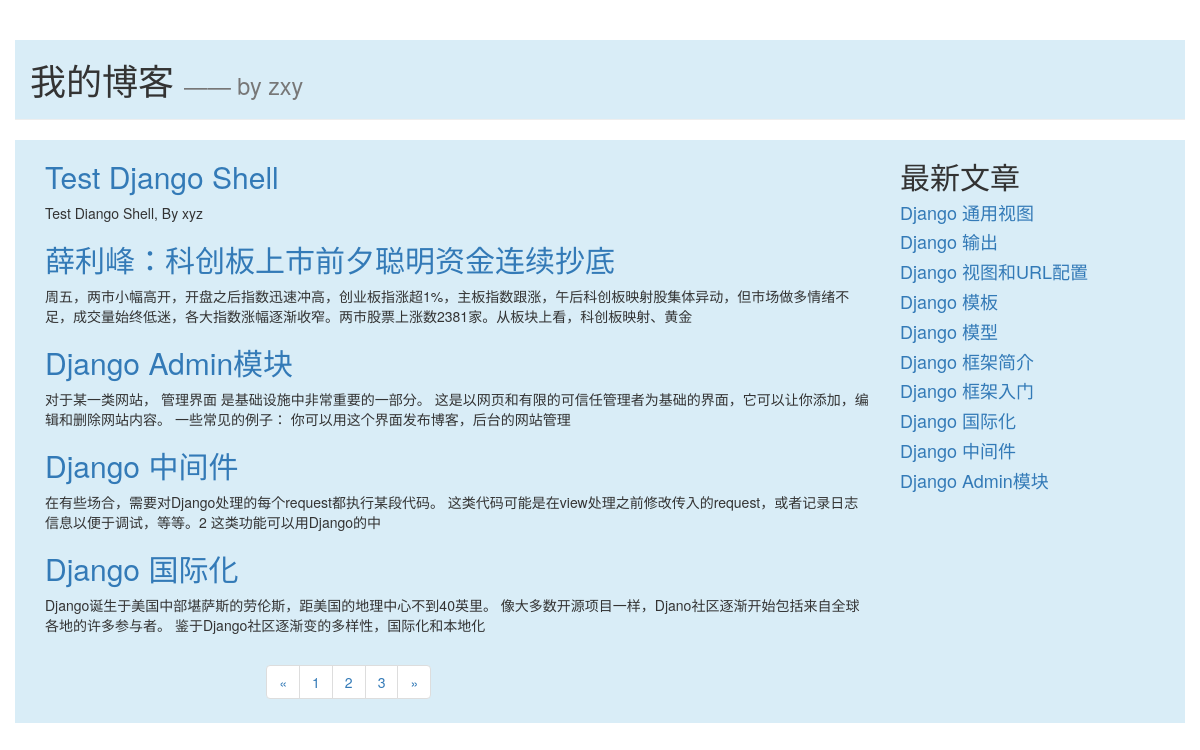
The page /blog/index/ on the database its author committed.
### blog/models.py (models this page shows, shortened)
class Article(models.Model):
    article_id = models.AutoField(primary_key=True)
    title = models.TextField()
    brief_content = models.TextField()
    content = models.TextField()
    publish_date = models.DateTimeField(auto_now=True)

### blog/views.py (the view)
# urls.py: path('index/', blog.views.get_index_page),
def get_index_page(request):
    page = request.GET.get('page')
    if page:
        page = int(page)
    else:
        page = 1
    all_article = Article.objects.all()
    top5_article_list = Article.objects.order_by('-publish_date')[:10]
    paginator = Paginator(all_article, 5)
    page_num = paginator.num_pages
    print('page_num:', page_num)
    page_article_list = paginator.page(page)
    if page_article_list.has_next():
        next_page = page + 1
    else:
        next_page = page
    if page_article_list.has_previous():
        previous_page = page - 1
    else:
        previous_page = page
    return render(request, 'blog/index.html', {
        'article_list': page_article_list,
        'page_num': range(1, page_num + 1),
        'curr_page': page,
        'next_page': next_page,
        'previous_page': previous_page,
        'top5_article_list': top5_article_list
    })

### blog/templates/blog/index.html (shortened to what this page needs)
<!DOCTYPE html>
<html lang="en">
<head>
    <link rel="stylesheet" href="https://cdn.jsdelivr.net/npm/bootstrap@3.3.7/dist/css/bootstrap.min.css"
>
</head>
<body>
<div class="container page-header bg-info">
    <h1>我的博客
        <small>—— by zxy</small>
    </h1>
</div>
<div class="container page-body bg-info">
    <div class="col-md-9" role="main">
        <div class="body-main">
            {% for article in article_list %}
            <div>
                <h2><a href="/blog/detail/{{article.article_id}}">{{ article.title }}</a></h2>
                <p>
                    {{ article.brief_content }}
                </p>
            </div>
            {% endfor %}
        </div>
        <div class="body-footer">
            <div class="col-md-4 col-md-offset-3">
                <nav aria-label="Page navigation">
                    <ul class="pagination">
                        <li>
                            <a href="/blog/index?page={{previous_page}}" aria-label="Previous">
                                <span aria-hidden="true">&laquo;</span>
                            </a>
                        </li>
                        {% for num in page_num %}
                        <li><a href="/blog/index?page={{num}}">{{num}}</a></li>
                        {% endfor %}
                        <li>
                            <a href="/blog/index?page={{next_page}}" aria-label="Next">
                                <span aria-hidden="true">&raquo;</span>
                            </a>
                        </li>
                    </ul>
                </nav>
            </div>
        </div>
    </div>
    <div class="col-md-3" role="complementary">
        <div>
            <h2>最新文章</h2>
            {% for article in top5_article_list %}
            <h4><a href="/blog/detail/{{article.article_id}}">{{ article.title }}</a></h4>
            {% endfor %}
        </div>
    </div>
</div>
</body>
</html>

### rows shown on the page
Article: title "Test Django Shell", brief_content "Test Diango Shell, By xyz"
Article: title "薛利峰：科创板上市前夕聪明资金连续抄底", brief_content "周五，两市小幅高开，开盘之后指数迅速冲高，创业板指涨超1%，主板指数跟涨，午后科创板映射股集体异动，但市场做多情绪不足，成交量始终低迷，各大指数涨幅逐渐收窄。两市股票上涨数2381家。从板块上看，科创板映射、黄金"
Article: title "Django Admin模块", brief_content "对于某一类网站， 管理界面 是基础设施中非常重要的一部分。 这是以网页和有限的可信任管理者为基础的界面，它可以让你添加，编辑和删除网站内容。 一些常见的例子： 你可以用这个界面发布博客，后台的网站管理"
Article: title "Django 中间件", brief_content "在有些场合，需要对Django处理的每个request都执行某段代码。 这类代码可能是在view处理之前修改传入的request，或者记录日志信息以便于调试，等等。2 这类功能可以用Django的中"
Article: title "Django 国际化", brief_content "Django诞生于美国中部堪萨斯的劳伦斯，距美国的地理中心不到40英里。 像大多数开源项目一样，Djano社区逐渐开始包括来自全球各地的许多参与者。 鉴于Django社区逐渐变的多样性，国际化和本地化"
Article: title "Django 通用视图"
Article: title "Django 输出"
Article: title "Django 视图和URL配置"
Article: title "Django 模板"
Article: title "Django 模型"
Article: title "Django 框架简介"
Article: title "Django 框架入门"

### other values the page prints
{{ num }} "1" "2" "3"
